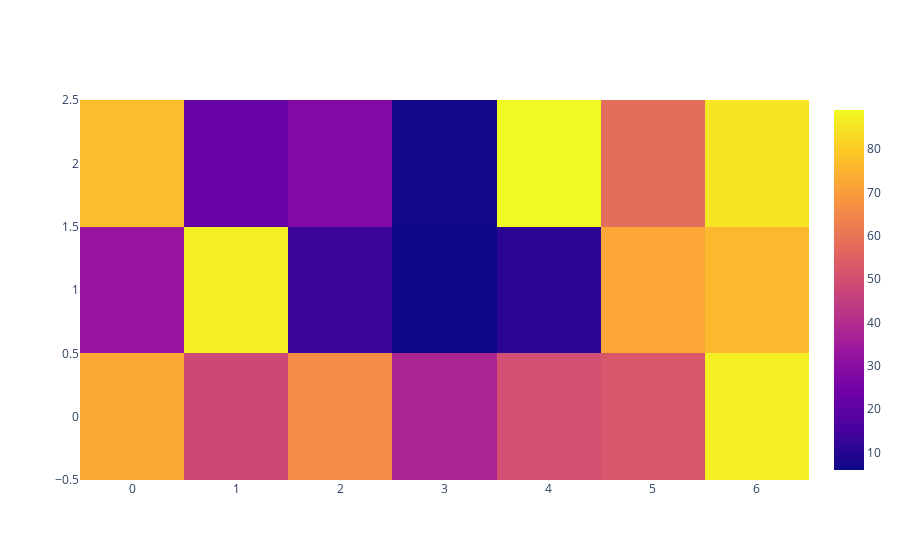

Notebook code cell kept with this figure:
### Markdown cell above
### 히트맵(Heatmaps)

### Code cell
n = np.random.randint(1, 100, size=(3, 7))

fig = go.Figure(data=go.Heatmap(z=n))
fig.show()

### Figure 1 — Plotly figure (JSON) as saved in the notebook; plotly's stock layout.template omitted (floating-point values rounded to 4 significant figures)
{"data": [{"type": "heatmap", "z": [[73, 48, 66, 38, 50, 52, 87], [33, 87, 13, 6, 11, 72, 76], [77, 22, 28, 7, 89, 58, 85]]}], "layout": {}}
